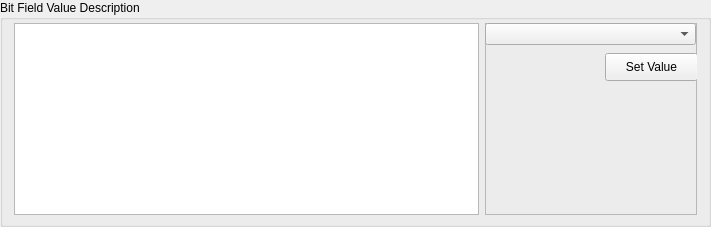
         <widget class="QGroupBox" name="groupBoxValueDescription">
          <property name="sizePolicy">
           <sizepolicy hsizetype="Preferred" vsizetype="Preferred">
            <horstretch>0</horstretch>
            <verstretch>0</verstretch>
           </sizepolicy>
          </property>
          <property name="minimumSize">
           <size>
            <width>711</width>
            <height>91</height>
           </size>
          </property>
          <property name="title">
           <string>Bit Field Value Description</string>
          </property>
          <layout class="QHBoxLayout" name="horizontalLayout_2">
           <property name="topMargin">
            <number>3</number>
           </property>
           <property name="rightMargin">
            <number>11</number>
           </property>
           <property name="bottomMargin">
            <number>9</number>
           </property>
           <item>
            <widget class="QTextEdit" name="textEditBitFieldValueDescription">
             <property name="enabled">
              <bool>true</bool>
             </property>
             <property name="readOnly">
              <bool>true</bool>
             </property>
            </widget>
           </item>
           <item>
            <widget class="QFrame" name="frame_4">
             <property name="minimumSize">
              <size>
               <width>212</width>
               <height>61</height>
              </size>
             </property>
             <property name="maximumSize">
              <size>
               <width>212</width>
               <height>16777215</height>
              </size>
             </property>
             <property name="frameShape">
              <enum>QFrame::StyledPanel</enum>
             </property>
             <property name="frameShadow">
              <enum>QFrame::Raised</enum>
             </property>
             <widget class="QComboBox" name="comboBoxValueDescriptions">
              <property name="geometry">
               <rect>
                <x>0</x>
                <y>0</y>
                <width>211</width>
                <height>22</height>
               </rect>
              </property>
              <property name="minimumSize">
               <size>
                <width>211</width>
                <height>22</height>
               </size>
              </property>
              <property name="maximumSize">
               <size>
                <width>16777215</width>
                <height>22</height>
               </size>
              </property>
             </widget>
             <widget class="QPushButton" name="pushButtonBitFieldSetValue">
              <property name="geometry">
               <rect>
                <x>120</x>
                <y>30</y>
                <width>93</width>
                <height>28</height>
               </rect>
              </property>
              <property name="minimumSize">
               <size>
                <width>93</width>
                <height>28</height>
               </size>
              </property>
              <property name="maximumSize">
               <size>
                <width>93</width>
                <height>28</height>
               </size>
              </property>
              <property name="text">
               <string>Set Value</string>
              </property>
             </widget>
            </widget>
           </item>
          </layout>
         </widget>
